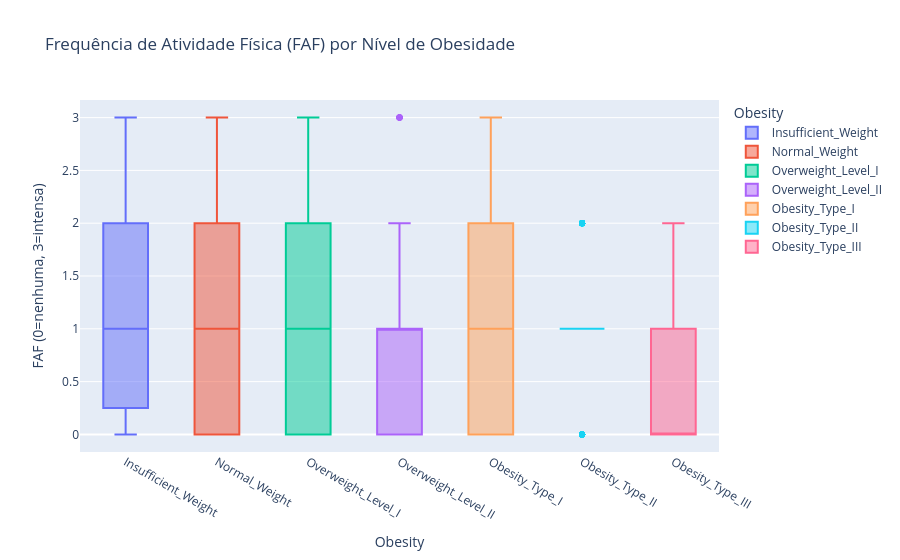

Notebook cell for this chart:
### Markdown cell above
### 2.5 Hábitos por nível de obesidade — análise cruzada

### Code cell
# FAF (atividade física) por nível de obesidade — hipótese central
fig = px.box(df, x='Obesity', y='FAF', category_orders={'Obesity': TARGET_ORDER},
             color='Obesity',
             title='Frequência de Atividade Física (FAF) por Nível de Obesidade',
             labels={'FAF': 'FAF (0=nenhuma, 3=intensa)'})
fig.show()

### Figure 1 — Plotly figure (JSON) as saved in the notebook; plotly's stock layout.template omitted (floating-point values rounded to 4 significant figures; data arrays with more than 128 entries replaced by an {"elided": "..."} marker saying what was removed)
{"data": [{"alignmentgroup": "True", "hovertemplate": "Obesity=%{x}<br>FAF (0=nenhuma, 3=intensa)=%{y}<extra></extra>", "legendgroup": "Insufficient_Weight", "marker": {"color": "#636efa"}, "name": "Insufficient_Weight", "notched": false, "offsetgroup": "Insufficient_Weight", "orientation": "v", "showlegend": true, "type": "box", "x": {"elided": "267 str values"}, "x0": " ", "xaxis": "x", "y": {"elided": "267 int values"}, "y0": " ", "yaxis": "y"}, {"alignmentgroup": "True", "hovertemplate": "Obesity=%{x}<br>FAF (0=nenhuma, 3=intensa)=%{y}<extra></extra>", "legendgroup": "Normal_Weight", "marker": {"color": "#EF553B"}, "name": "Normal_Weight", "notched": false, "offsetgroup": "Normal_Weight", "orientation": "v", "showlegend": true, "type": "box", "x": {"elided": "282 str values"}, "x0": " ", "xaxis": "x", "y": {"elided": "282 int values"}, "y0": " ", "yaxis": "y"}, {"alignmentgroup": "True", "hovertemplate": "Obesity=%{x}<br>FAF (0=nenhuma, 3=intensa)=%{y}<extra></extra>", "legendgroup": "Overweight_Level_I", "marker": {"color": "#00cc96"}, "name": "Overweight_Level_I", "notched": false, "offsetgroup": "Overweight_Level_I", "orientation": "v", "showlegend": true, "type": "box", "x": {"elided": "276 str values"}, "x0": " ", "xaxis": "x", "y": {"elided": "276 int values"}, "y0": " ", "yaxis": "y"}, {"alignmentgroup": "True", "hovertemplate": "Obesity=%{x}<br>FAF (0=nenhuma, 3=intensa)=%{y}<extra></extra>", "legendgroup": "Overweight_Level_II", "marker": {"color": "#ab63fa"}, "name": "Overweight_Level_II", "notched": false, "offsetgroup": "Overweight_Level_II", "orientation": "v", "showlegend": true, "type": "box", "x": {"elided": "290 str values"}, "x0": " ", "xaxis": "x", "y": {"elided": "290 int values"}, "y0": " ", "yaxis": "y"}, {"alignmentgroup": "True", "hovertemplate": "Obesity=%{x}<br>FAF (0=nenhuma, 3=intensa)=%{y}<extra></extra>", "legendgroup": "Obesity_Type_I", "marker": {"color": "#FFA15A"}, "name": "Obesity_Type_I", "notched": false, "offsetgroup": "Obesity_Type_I", "orientation": "v", "showlegend": true, "type": "box", "x": {"elided": "351 str values"}, "x0": " ", "xaxis": "x", "y": {"elided": "351 int values"}, "y0": " ", "yaxis": "y"}, {"alignmentgroup": "True", "hovertemplate": "Obesity=%{x}<br>FAF (0=nenhuma, 3=intensa)=%{y}<extra></extra>", "legendgroup": "Obesity_Type_II", "marker": {"color": "#19d3f3"}, "name": "Obesity_Type_II", "notched": false, "offsetgroup": "Obesity_Type_II", "orientation": "v", "showlegend": true, "type": "box", "x": {"elided": "297 str values"}, "x0": " ", "xaxis": "x", "y": {"elided": "297 int values"}, "y0": " ", "yaxis": "y"}, {"alignmentgroup": "True", "hovertemplate": "Obesity=%{x}<br>FAF (0=nenhuma, 3=intensa)=%{y}<extra></extra>", "legendgroup": "Obesity_Type_III", "marker": {"color": "#FF6692"}, "name": "Obesity_Type_III", "notched": false, "offsetgroup": "Obesity_Type_III", "orientation": "v", "showlegend": true, "type": "box", "x": {"elided": "324 str values"}, "x0": " ", "xaxis": "x", "y": {"elided": "324 int values"}, "y0": " ", "yaxis": "y"}], "layout": {"boxmode": "overlay", "legend": {"title": {"text": "Obesity"}, "tracegroupgap": 0}, "title": {"text": "Frequência de Atividade Física (FAF) por Nível de Obesidade"}, "xaxis": {"anchor": "y", "categoryarray": ["Insufficient_Weight", "Normal_Weight", "Overweight_Level_I", "Overweight_Level_II", "Obesity_Type_I", "Obesity_Type_II", "Obesity_Type_III"], "categoryorder": "array", "domain": [0, 1], "title": {"text": "Obesity"}}, "yaxis": {"anchor": "x", "domain": [0, 1], "title": {"text": "FAF (0=nenhuma, 3=intensa)"}}}}
